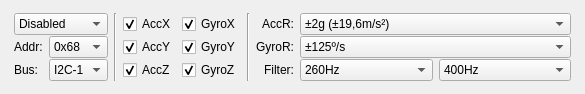
<?xml version="1.0" encoding="UTF-8"?>
<ui version="4.0">
 <class>IMUPanel</class>
 <widget class="QWidget" name="IMUPanel">
  <property name="geometry">
   <rect>
    <x>0</x>
    <y>0</y>
    <width>585</width>
    <height>94</height>
   </rect>
  </property>
  <property name="windowTitle">
   <string>Form</string>
  </property>
  <layout class="QVBoxLayout" name="verticalLayout">
   <item>
    <widget class="QFrame" name="imuframe">
     <property name="sizePolicy">
      <sizepolicy hsizetype="Expanding" vsizetype="Fixed">
       <horstretch>0</horstretch>
       <verstretch>0</verstretch>
      </sizepolicy>
     </property>
     <property name="frameShape">
      <enum>QFrame::NoFrame</enum>
     </property>
     <property name="frameShadow">
      <enum>QFrame::Plain</enum>
     </property>
     <property name="lineWidth">
      <number>0</number>
     </property>
     <layout class="QGridLayout" name="gridLayout">
      <property name="leftMargin">
       <number>3</number>
      </property>
      <property name="topMargin">
       <number>2</number>
      </property>
      <property name="rightMargin">
       <number>3</number>
      </property>
      <property name="bottomMargin">
       <number>2</number>
      </property>
      <property name="horizontalSpacing">
       <number>6</number>
      </property>
      <property name="verticalSpacing">
       <number>1</number>
      </property>
      <item row="2" column="1">
       <widget class="QComboBox" name="comboAddress">
        <property name="sizePolicy">
         <sizepolicy hsizetype="Minimum" vsizetype="Fixed">
          <horstretch>0</horstretch>
          <verstretch>0</verstretch>
         </sizepolicy>
        </property>
        <property name="minimumSize">
         <size>
          <width>0</width>
          <height>0</height>
         </size>
        </property>
        <property name="baseSize">
         <size>
          <width>0</width>
          <height>0</height>
         </size>
        </property>
        <item>
         <property name="text">
          <string>0x68</string>
         </property>
        </item>
        <item>
         <property name="text">
          <string>0x69</string>
         </property>
        </item>
        <item>
         <property name="text">
          <string>0x6A</string>
         </property>
        </item>
        <item>
         <property name="text">
          <string>0x6B</string>
         </property>
        </item>
       </widget>
      </item>
      <item row="3" column="1">
       <widget class="QComboBox" name="comboBus">
        <property name="sizePolicy">
         <sizepolicy hsizetype="Minimum" vsizetype="Fixed">
          <horstretch>0</horstretch>
          <verstretch>0</verstretch>
         </sizepolicy>
        </property>
        <property name="baseSize">
         <size>
          <width>30</width>
          <height>0</height>
         </size>
        </property>
        <item>
         <property name="text">
          <string>I2C-1</string>
         </property>
        </item>
        <item>
         <property name="text">
          <string>I2C-2</string>
         </property>
        </item>
       </widget>
      </item>
      <item row="3" column="0">
       <widget class="QLabel" name="label_2">
        <property name="text">
         <string>Bus:</string>
        </property>
       </widget>
      </item>
      <item row="2" column="0">
       <widget class="QLabel" name="label">
        <property name="sizePolicy">
         <sizepolicy hsizetype="Fixed" vsizetype="Preferred">
          <horstretch>0</horstretch>
          <verstretch>0</verstretch>
         </sizepolicy>
        </property>
        <property name="text">
         <string>Addr:</string>
        </property>
       </widget>
      </item>
      <item row="3" column="8">
       <widget class="QComboBox" name="comboFilter">
        <property name="sizePolicy">
         <sizepolicy hsizetype="Expanding" vsizetype="Fixed">
          <horstretch>0</horstretch>
          <verstretch>0</verstretch>
         </sizepolicy>
        </property>
        <item>
         <property name="text">
          <string>260Hz</string>
         </property>
        </item>
        <item>
         <property name="text">
          <string>184Hz</string>
         </property>
        </item>
        <item>
         <property name="text">
          <string>94Hz</string>
         </property>
        </item>
        <item>
         <property name="text">
          <string>44Hz</string>
         </property>
        </item>
        <item>
         <property name="text">
          <string>21Hz</string>
         </property>
        </item>
        <item>
         <property name="text">
          <string>10Hz</string>
         </property>
        </item>
        <item>
         <property name="text">
          <string>6Hz</string>
         </property>
        </item>
       </widget>
      </item>
      <item row="2" column="7">
       <widget class="QLabel" name="label_14">
        <property name="text">
         <string>GyroR:</string>
        </property>
        <property name="alignment">
         <set>Qt::AlignRight|Qt::AlignTrailing|Qt::AlignVCenter</set>
        </property>
       </widget>
      </item>
      <item row="1" column="0" colspan="2">
       <widget class="QComboBox" name="comboType">
        <property name="sizePolicy">
         <sizepolicy hsizetype="Preferred" vsizetype="Fixed">
          <horstretch>0</horstretch>
          <verstretch>0</verstretch>
         </sizepolicy>
        </property>
        <item>
         <property name="text">
          <string>Disabled</string>
         </property>
        </item>
        <item>
         <property name="text">
          <string>MPU6050</string>
         </property>
        </item>
        <item>
         <property name="text">
          <string>LSM6DS3</string>
         </property>
        </item>
       </widget>
      </item>
      <item row="3" column="7">
       <widget class="QLabel" name="label_15">
        <property name="text">
         <string>Filter:</string>
        </property>
        <property name="alignment">
         <set>Qt::AlignRight|Qt::AlignTrailing|Qt::AlignVCenter</set>
        </property>
       </widget>
      </item>
      <item row="3" column="5">
       <widget class="QCheckBox" name="checkGyroZ">
        <property name="sizePolicy">
         <sizepolicy hsizetype="Fixed" vsizetype="Fixed">
          <horstretch>0</horstretch>
          <verstretch>0</verstretch>
         </sizepolicy>
        </property>
        <property name="text">
         <string>GyroZ</string>
        </property>
        <property name="checked">
         <bool>true</bool>
        </property>
       </widget>
      </item>
      <item row="1" column="4">
       <widget class="QCheckBox" name="checkAccX">
        <property name="sizePolicy">
         <sizepolicy hsizetype="Fixed" vsizetype="Fixed">
          <horstretch>0</horstretch>
          <verstretch>0</verstretch>
         </sizepolicy>
        </property>
        <property name="text">
         <string>AccX</string>
        </property>
        <property name="checked">
         <bool>true</bool>
        </property>
       </widget>
      </item>
      <item row="1" column="5">
       <widget class="QCheckBox" name="checkGyroX">
        <property name="sizePolicy">
         <sizepolicy hsizetype="Fixed" vsizetype="Fixed">
          <horstretch>0</horstretch>
          <verstretch>0</verstretch>
         </sizepolicy>
        </property>
        <property name="text">
         <string>GyroX</string>
        </property>
        <property name="checked">
         <bool>true</bool>
        </property>
       </widget>
      </item>
      <item row="2" column="4">
       <widget class="QCheckBox" name="checkAccY">
        <property name="sizePolicy">
         <sizepolicy hsizetype="Fixed" vsizetype="Fixed">
          <horstretch>0</horstretch>
          <verstretch>0</verstretch>
         </sizepolicy>
        </property>
        <property name="text">
         <string>AccY</string>
        </property>
        <property name="checked">
         <bool>true</bool>
        </property>
       </widget>
      </item>
      <item row="2" column="5">
       <widget class="QCheckBox" name="checkGyroY">
        <property name="sizePolicy">
         <sizepolicy hsizetype="Fixed" vsizetype="Fixed">
          <horstretch>0</horstretch>
          <verstretch>0</verstretch>
         </sizepolicy>
        </property>
        <property name="text">
         <string>GyroY</string>
        </property>
        <property name="checked">
         <bool>true</bool>
        </property>
       </widget>
      </item>
      <item row="1" column="7">
       <widget class="QLabel" name="label_13">
        <property name="sizePolicy">
         <sizepolicy hsizetype="Preferred" vsizetype="Preferred">
          <horstretch>0</horstretch>
          <verstretch>0</verstretch>
         </sizepolicy>
        </property>
        <property name="text">
         <string>AccR:</string>
        </property>
        <property name="alignment">
         <set>Qt::AlignRight|Qt::AlignTrailing|Qt::AlignVCenter</set>
        </property>
       </widget>
      </item>
      <item row="3" column="4">
       <widget class="QCheckBox" name="checkAccZ">
        <property name="sizePolicy">
         <sizepolicy hsizetype="Fixed" vsizetype="Fixed">
          <horstretch>0</horstretch>
          <verstretch>0</verstretch>
         </sizepolicy>
        </property>
        <property name="text">
         <string>AccZ</string>
        </property>
        <property name="checked">
         <bool>true</bool>
        </property>
       </widget>
      </item>
      <item row="1" column="2" rowspan="3">
       <widget class="Line" name="line_2">
        <property name="orientation">
         <enum>Qt::Vertical</enum>
        </property>
       </widget>
      </item>
      <item row="1" column="6" rowspan="3">
       <widget class="Line" name="line">
        <property name="orientation">
         <enum>Qt::Vertical</enum>
        </property>
       </widget>
      </item>
      <item row="3" column="9">
       <widget class="QComboBox" name="comboFilter2">
        <property name="sizePolicy">
         <sizepolicy hsizetype="Expanding" vsizetype="Fixed">
          <horstretch>0</horstretch>
          <verstretch>0</verstretch>
         </sizepolicy>
        </property>
        <item>
         <property name="text">
          <string>400Hz</string>
         </property>
        </item>
        <item>
         <property name="text">
          <string>200Hz</string>
         </property>
        </item>
        <item>
         <property name="text">
          <string>100Hz</string>
         </property>
        </item>
        <item>
         <property name="text">
          <string>50Hz</string>
         </property>
        </item>
       </widget>
      </item>
      <item row="2" column="8" colspan="2">
       <widget class="QComboBox" name="comboGyroRange">
        <property name="sizePolicy">
         <sizepolicy hsizetype="Expanding" vsizetype="Fixed">
          <horstretch>0</horstretch>
          <verstretch>0</verstretch>
         </sizepolicy>
        </property>
        <item>
         <property name="text">
          <string>±125º/s</string>
         </property>
        </item>
        <item>
         <property name="text">
          <string>±250º/s</string>
         </property>
        </item>
        <item>
         <property name="text">
          <string>±500º/s</string>
         </property>
        </item>
        <item>
         <property name="text">
          <string>±1000º/s</string>
         </property>
        </item>
        <item>
         <property name="text">
          <string>±2000º/s</string>
         </property>
        </item>
       </widget>
      </item>
      <item row="1" column="8" colspan="2">
       <widget class="QComboBox" name="comboAccRange">
        <property name="sizePolicy">
         <sizepolicy hsizetype="Expanding" vsizetype="Fixed">
          <horstretch>0</horstretch>
          <verstretch>0</verstretch>
         </sizepolicy>
        </property>
        <item>
         <property name="text">
          <string>±2g (±19,6m/s²)</string>
         </property>
        </item>
        <item>
         <property name="text">
          <string>±4g (±39,2m/s²)</string>
         </property>
        </item>
        <item>
         <property name="text">
          <string>±8g (±78,4m/s²)</string>
         </property>
        </item>
        <item>
         <property name="text">
          <string>±16g (±156,9m/s²)</string>
         </property>
        </item>
       </widget>
      </item>
     </layout>
    </widget>
   </item>
  </layout>
 </widget>
 <resources/>
 <connections/>
</ui>
